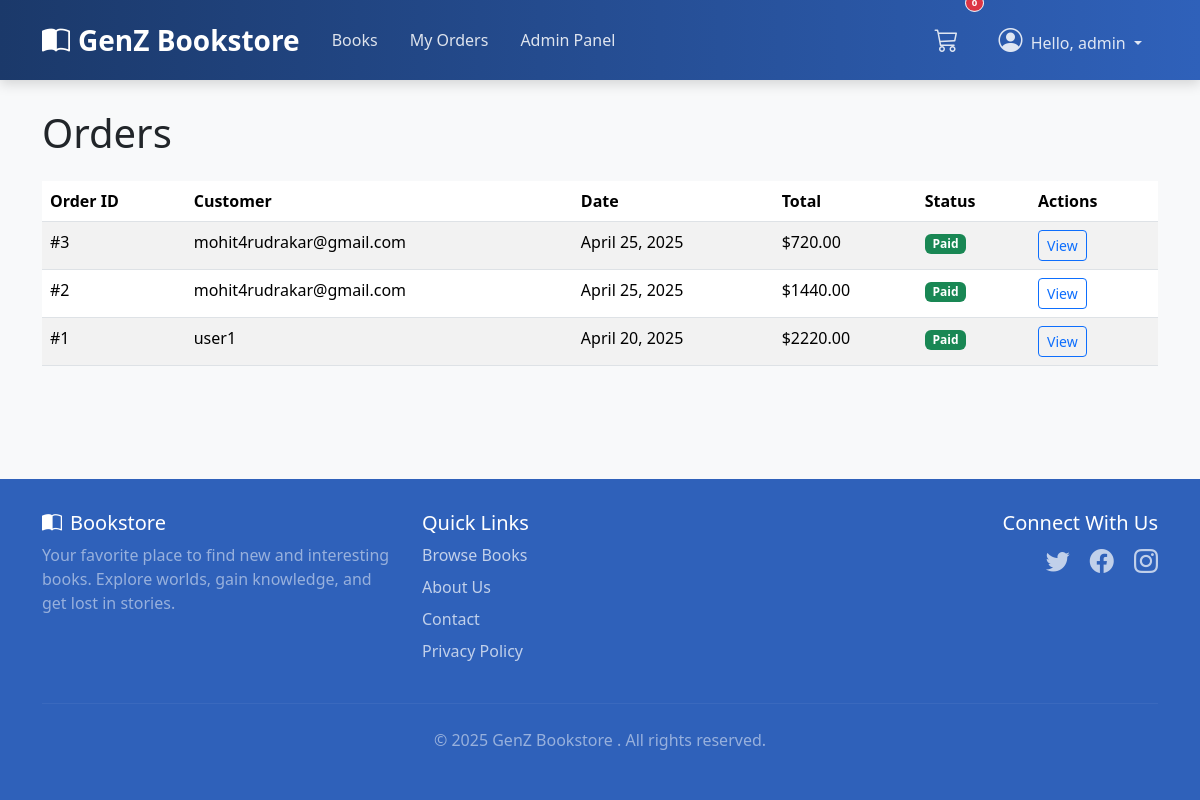
Page /admin_panel/orders/ (signed in) on the committed database.
### orders/models.py (models this page shows, shortened)
class Order(models.Model):
    STATUS_CHOICES = (
        ('pending', 'Pending'),
        ('paid', 'Paid'),
        ('shipped', 'Shipped'),
        ('delivered', 'Delivered'),
        ('cancelled', 'Cancelled'),
    )
    user = models.ForeignKey(User, on_delete=models.CASCADE, related_name='orders')
    total_price = models.DecimalField(max_digits=10, decimal_places=2)
    status = models.CharField(max_length=20, choices=STATUS_CHOICES, default='pending')
    created_at = models.DateTimeField(auto_now_add=True)
    updated_at = models.DateTimeField(auto_now=True)

### admin_panel/views.py (the view)
# urls.py: path('orders/', views.OrderListAdminView.as_view(), name='order_list'),
class OrderListAdminView(AdminRequiredMixin, ListView):
    model = Order
    template_name = 'admin_panel/order_list.html'
    context_object_name = 'orders'
    paginate_by = 10
    def get_queryset(self):
        return Order.objects.all().order_by('-created_at')

### admin_panel/views.py (called while the page is built)
    def test_func(self):
        return self.request.user.is_authenticated and self.request.user.is_staff

### cart/context_processors.py (called while the page is built)
def cart_processor(request):
    cart = request.session.get('cart', {})
    cart_count = sum(item['quantity'] for item in cart.values())
    return {
        'cart_count': cart_count
    }

### templates/admin_panel/order_list.html (shortened to what this page needs)
{% extends 'base/base.html' %}
{% block content %}
<h1 class="mb-4">Orders</h1>
{% if orders %}
    <div class="table-responsive">
        <table class="table table-striped">
            <thead>
                <tr>
                    <th>Order ID</th>
                    <th>Customer</th>
                    <th>Date</th>
                    <th>Total</th>
                    <th>Status</th>
                    <th>Actions</th>
                </tr>
            </thead>
            <tbody>
                {% for order in orders %}
                <tr>
                    <td>#{{ order.id }}</td>
                    <td>{{ order.user.username }}</td>
                    <td>{{ order.created_at|date:"F j, Y" }}</td>
                    <td>${{ order.total_price }}</td>
                    <td><span class="badge bg-{% if order.status == 'paid' %}success{% elif order.status == 'pending' %}warning{% elif order.status == 'cancelled' %}danger{% else %}info{% endif %}">{{ order.status|title }}</span></td>
                    <td>
                        <a href="{% url 'admin_panel:order_detail' order.id %}" class="btn btn-sm btn-outline-primary">View</a>
                    </td>
                </tr>
                {% endfor %}
            </tbody>
        </table>
    </div>
{% else %}
    <div class="alert alert-info">No orders available.</div>
{% endif %}
{% endblock %}

### templates/base/base.html (shortened to what this page needs)
<!DOCTYPE html>
<html lang="en">
<head>
    <link href="https://cdn.jsdelivr.net/npm/bootstrap@5.3.2/dist/css/bootstrap.min.css" rel="stylesheet">
    <link rel="stylesheet" href="https://cdn.jsdelivr.net/npm/bootstrap-icons@1.11.1/font/bootstrap-icons.css">
    {% load static %}
</head>
<body>
    <nav class="navbar custom-navbar navbar-expand-lg navbar-dark fixed-top">
        <div class="container">
            <a class="navbar-brand" href="{% url 'books:book_list' %}">
                <i class="bi bi-book-half me-2"></i>GenZ Bookstore
            </a>
            <div class="collapse navbar-collapse" id="navbarNav">
                <ul class="navbar-nav me-auto mb-2 mb-lg-0">
                    <li class="nav-item">
                        <a class="nav-link {% if request.resolver_match.url_name == 'book_list' and request.resolver_match.app_name == 'books' %}active{% endif %}" href="{% url 'books:book_list' %}">Books</a>
                    </li>
                    {% if user.is_authenticated %}
                        <li class="nav-item">
                            <a class="nav-link {% if request.resolver_match.url_name == 'order_history' and request.resolver_match.app_name == 'orders' %}active{% endif %}" href="{% url 'orders:order_history' %}">My Orders</a>
                        </li>
                        {% if user.is_staff %}
                            <li class="nav-item">
                                <a class="nav-link {% if request.resolver_match.url_name == 'dashboard' and request.resolver_match.app_name == 'admin_panel' %}active{% endif %}" href="{% url 'admin_panel:dashboard' %}">Admin Panel</a>
                            </li>
                        {% endif %}
                    {% endif %}
                </ul>
                <ul class="navbar-nav ms-auto align-items-lg-center">
                    {% if user.is_authenticated %}
                         <li class="nav-item me-lg-2">
                            <a class="nav-link position-relative cart-icon-wrapper" href="{% url 'cart:view_cart' %}">
                                <i class="bi bi-cart3 fs-4"></i>
                                <span class="position-absolute top-0 start-100 translate-middle badge rounded-pill bg-danger">
                                </span>
                            </a>
                        </li>
                        <li class="nav-item dropdown">
                            <a class="nav-link dropdown-toggle" href="#" role="button" data-bs-toggle="dropdown" aria-expanded="false">
                               <i class="bi bi-person-circle fs-4 me-1"></i> Hello, {{ user.username }}
                            </a>
                        </li>
                    {% endif %}
                </ul>
            </div>
        </div>
    </nav>
    <div class="container content-wrapper py-4">
        {% block content %}{% endblock %}
    </div>
    <footer class="site-footer text-white mt-auto">
        <div class="container">
            <div class="row">
                <div class="col-md-4 mb-4 mb-md-0">
                    <h5><i class="bi bi-book-half me-2"></i>Bookstore</h5>
                    <p class="text-white-50">Your favorite place to find new and interesting books. Explore worlds, gain knowledge, and get lost in stories.</p>
                </div>
                <div class="col-md-4 mb-4 mb-md-0">
                    <h5>Quick Links</h5>
                    <ul class="list-unstyled footer-links">
                        <li><a href="{% url 'books:book_list' %}">Browse Books</a></li>
                        <li><a href="#">About Us</a></li>
                        <li><a href="#">Contact</a></li>
                        <li><a href="#">Privacy Policy</a></li>
                    </ul>
                </div>
                <div class="col-md-4 text-md-end">
                    <h5>Connect With Us</h5>
                    <div class="social-icons">
                        <a href="#" title="Twitter"><i class="bi bi-twitter"></i></a>
                        <a href="#" title="Facebook"><i class="bi bi-facebook"></i></a>
                        <a href="#" title="Instagram"><i class="bi bi-instagram"></i></a>
                    </div>
                </div>
            </div>
            <hr class="my-4" style="border-color: rgba(255,255,255,0.2);">
            <div class="text-center text-white-50">
                 <p>© {% now "Y" %} GenZ Bookstore . All rights reserved.</p>
            </div>
        </div>
    </footer>
</body>
</html>

### templates/base/base.html (style rules this page uses)
body { display: flex; flex-direction: column; min-height: 100vh; padding-top: 85px; background-color: #f8f9fa; }
.content-wrapper { flex: 1 0 auto; }
.site-footer { flex-shrink: 0; background-color: rgba(47,97,186,1); }
.navbar.custom-navbar { background: linear-gradient(90deg, rgba(27,57,106,1) 0%, rgba(47,97,186,1) 100%); padding-top: 0; padding-bottom: 0; min-height: 80px; box-shadow: 0 4px 12px rgba(0,0,0,0.15); }
.navbar.custom-navbar .navbar-brand { font-weight: 600; font-size: 1.75rem; padding-top: 0.75rem; padding-bottom: 0.75rem; color: #ffffff; }
.navbar.custom-navbar .nav-link { padding: 1.2rem 1rem; color: rgba(255, 255, 255, 0.85); font-weight: 500; transition: background-color 0.2s ease-in-out, color 0.2s ease-in-out; border-bottom: 3px solid transparent; margin-bottom: -3px; }
.navbar.custom-navbar .cart-icon-wrapper .badge { border: 1px solid #fff; }
.site-footer { padding-top: 2rem; padding-bottom: 2rem; }
.footer-links li { margin-bottom: 0.5rem; }
.footer-links a { color: rgba(255, 255, 255, 0.7); text-decoration: none; transition: color 0.2s ease-in-out; }
.social-icons a { color: rgba(255, 255, 255, 0.7); font-size: 1.5rem; margin-left: 1rem; transition: color 0.2s ease-in-out; }
.cart-icon-wrapper .badge { font-size: 0.6em; }

### rows in the picture
Order: id "3", user.username "mohit4rudrakar@gmail.com", created_at "April 25, 2025", total_price "720.00", status "Paid"
Order: id "2", user.username "mohit4rudrakar@gmail.com", created_at "April 25, 2025", total_price "1440.00", status "Paid"
Order: id "1", user.username "user1", created_at "April 20, 2025", total_price "2220.00", status "Paid"

### other values in the picture
{{ user.username }} "admin"
